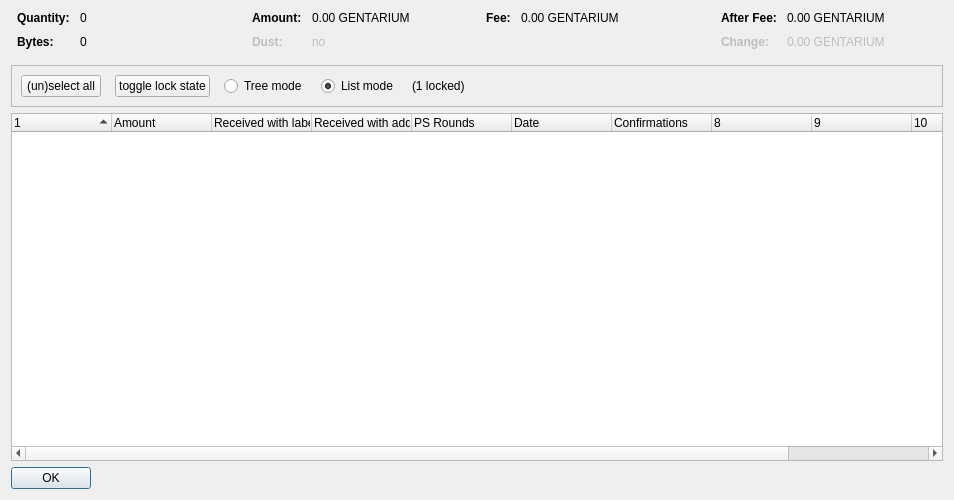
<?xml version="1.0" encoding="UTF-8"?>
<ui version="4.0">
 <class>CoinControlDialog</class>
 <widget class="QDialog" name="CoinControlDialog">
  <property name="geometry">
   <rect>
    <x>0</x>
    <y>0</y>
    <width>954</width>
    <height>500</height>
   </rect>
  </property>
  <property name="windowTitle">
   <string>Coin Selection</string>
  </property>
  <layout class="QVBoxLayout" name="verticalLayout">
   <item>
    <layout class="QHBoxLayout" name="horizontalLayoutTop" stretch="0,0,0,0">
     <property name="topMargin">
      <number>0</number>
     </property>
     <property name="bottomMargin">
      <number>10</number>
     </property>
     <item>
      <layout class="QFormLayout" name="formLayoutCoinControl1">
       <property name="horizontalSpacing">
        <number>10</number>
       </property>
       <property name="verticalSpacing">
        <number>10</number>
       </property>
       <property name="leftMargin">
        <number>6</number>
       </property>
       <property name="rightMargin">
        <number>6</number>
       </property>
       <item row="0" column="0">
        <widget class="QLabel" name="labelCoinControlQuantityText">
         <property name="font">
          <font>
           <weight>75</weight>
           <bold>true</bold>
          </font>
         </property>
         <property name="text">
          <string>Quantity:</string>
         </property>
        </widget>
       </item>
       <item row="0" column="1">
        <widget class="QLabel" name="labelCoinControlQuantity">
         <property name="cursor">
          <cursorShape>IBeamCursor</cursorShape>
         </property>
         <property name="contextMenuPolicy">
          <enum>Qt::ActionsContextMenu</enum>
         </property>
         <property name="text">
          <string notr="true">0</string>
         </property>
         <property name="textInteractionFlags">
          <set>Qt::LinksAccessibleByMouse|Qt::TextSelectableByKeyboard|Qt::TextSelectableByMouse</set>
         </property>
        </widget>
       </item>
       <item row="1" column="0">
        <widget class="QLabel" name="labelCoinControlBytesText">
         <property name="font">
          <font>
           <weight>75</weight>
           <bold>true</bold>
          </font>
         </property>
         <property name="text">
          <string>Bytes:</string>
         </property>
        </widget>
       </item>
       <item row="1" column="1">
        <widget class="QLabel" name="labelCoinControlBytes">
         <property name="cursor">
          <cursorShape>IBeamCursor</cursorShape>
         </property>
         <property name="contextMenuPolicy">
          <enum>Qt::ActionsContextMenu</enum>
         </property>
         <property name="text">
          <string notr="true">0</string>
         </property>
         <property name="textInteractionFlags">
          <set>Qt::LinksAccessibleByMouse|Qt::TextSelectableByKeyboard|Qt::TextSelectableByMouse</set>
         </property>
        </widget>
       </item>
      </layout>
     </item>
     <item>
      <layout class="QFormLayout" name="formLayoutCoinControl2">
       <property name="horizontalSpacing">
        <number>10</number>
       </property>
       <property name="verticalSpacing">
        <number>10</number>
       </property>
       <property name="leftMargin">
        <number>6</number>
       </property>
       <property name="rightMargin">
        <number>6</number>
       </property>
       <item row="0" column="0">
        <widget class="QLabel" name="labelCoinControlAmountText">
         <property name="font">
          <font>
           <weight>75</weight>
           <bold>true</bold>
          </font>
         </property>
         <property name="text">
          <string>Amount:</string>
         </property>
        </widget>
       </item>
       <item row="0" column="1">
        <widget class="QLabel" name="labelCoinControlAmount">
         <property name="cursor">
          <cursorShape>IBeamCursor</cursorShape>
         </property>
         <property name="contextMenuPolicy">
          <enum>Qt::ActionsContextMenu</enum>
         </property>
         <property name="text">
          <string notr="true">0.00 GENTARIUM</string>
         </property>
         <property name="textInteractionFlags">
          <set>Qt::LinksAccessibleByMouse|Qt::TextSelectableByKeyboard|Qt::TextSelectableByMouse</set>
         </property>
        </widget>
       </item>
       <item row="1" column="0">
        <widget class="QLabel" name="labelCoinControlLowOutputText">
         <property name="enabled">
          <bool>false</bool>
         </property>
         <property name="font">
          <font>
           <weight>75</weight>
           <bold>true</bold>
          </font>
         </property>
         <property name="text">
          <string>Dust:</string>
         </property>
        </widget>
       </item>
       <item row="1" column="1">
        <widget class="QLabel" name="labelCoinControlLowOutput">
         <property name="enabled">
          <bool>false</bool>
         </property>
         <property name="cursor">
          <cursorShape>IBeamCursor</cursorShape>
         </property>
         <property name="contextMenuPolicy">
          <enum>Qt::ActionsContextMenu</enum>
         </property>
         <property name="text">
          <string notr="true">no</string>
         </property>
         <property name="textInteractionFlags">
          <set>Qt::LinksAccessibleByMouse|Qt::TextSelectableByKeyboard|Qt::TextSelectableByMouse</set>
         </property>
        </widget>
       </item>
      </layout>
     </item>
     <item>
      <layout class="QFormLayout" name="formLayoutCoinControl3">
       <property name="horizontalSpacing">
        <number>10</number>
       </property>
       <property name="verticalSpacing">
        <number>10</number>
       </property>
       <property name="leftMargin">
        <number>6</number>
       </property>
       <property name="rightMargin">
        <number>6</number>
       </property>
       <item row="0" column="0">
        <widget class="QLabel" name="labelCoinControlFeeText">
         <property name="font">
          <font>
           <weight>75</weight>
           <bold>true</bold>
          </font>
         </property>
         <property name="text">
          <string>Fee:</string>
         </property>
        </widget>
       </item>
       <item row="0" column="1">
        <widget class="QLabel" name="labelCoinControlFee">
         <property name="cursor">
          <cursorShape>IBeamCursor</cursorShape>
         </property>
         <property name="contextMenuPolicy">
          <enum>Qt::ActionsContextMenu</enum>
         </property>
         <property name="text">
          <string notr="true">0.00 GENTARIUM</string>
         </property>
         <property name="textInteractionFlags">
          <set>Qt::LinksAccessibleByMouse|Qt::TextSelectableByKeyboard|Qt::TextSelectableByMouse</set>
         </property>
        </widget>
       </item>
      </layout>
     </item>
     <item>
      <layout class="QFormLayout" name="formLayoutCoinControl4">
       <property name="horizontalSpacing">
        <number>10</number>
       </property>
       <property name="verticalSpacing">
        <number>10</number>
       </property>
       <property name="leftMargin">
        <number>6</number>
       </property>
       <property name="rightMargin">
        <number>6</number>
       </property>
       <item row="0" column="0">
        <widget class="QLabel" name="labelCoinControlAfterFeeText">
         <property name="font">
          <font>
           <weight>75</weight>
           <bold>true</bold>
          </font>
         </property>
         <property name="text">
          <string>After Fee:</string>
         </property>
        </widget>
       </item>
       <item row="0" column="1">
        <widget class="QLabel" name="labelCoinControlAfterFee">
         <property name="cursor">
          <cursorShape>IBeamCursor</cursorShape>
         </property>
         <property name="contextMenuPolicy">
          <enum>Qt::ActionsContextMenu</enum>
         </property>
         <property name="text">
          <string notr="true">0.00 GENTARIUM</string>
         </property>
         <property name="textInteractionFlags">
          <set>Qt::LinksAccessibleByMouse|Qt::TextSelectableByKeyboard|Qt::TextSelectableByMouse</set>
         </property>
        </widget>
       </item>
       <item row="1" column="0">
        <widget class="QLabel" name="labelCoinControlChangeText">
         <property name="enabled">
          <bool>false</bool>
         </property>
         <property name="font">
          <font>
           <weight>75</weight>
           <bold>true</bold>
          </font>
         </property>
         <property name="text">
          <string>Change:</string>
         </property>
        </widget>
       </item>
       <item row="1" column="1">
        <widget class="QLabel" name="labelCoinControlChange">
         <property name="enabled">
          <bool>false</bool>
         </property>
         <property name="cursor">
          <cursorShape>IBeamCursor</cursorShape>
         </property>
         <property name="contextMenuPolicy">
          <enum>Qt::ActionsContextMenu</enum>
         </property>
         <property name="text">
          <string notr="true">0.00 GENTARIUM</string>
         </property>
         <property name="textInteractionFlags">
          <set>Qt::LinksAccessibleByMouse|Qt::TextSelectableByKeyboard|Qt::TextSelectableByMouse</set>
         </property>
        </widget>
       </item>
      </layout>
     </item>
    </layout>
   </item>
   <item>
    <widget class="QFrame" name="frame">
     <property name="minimumSize">
      <size>
       <width>0</width>
       <height>40</height>
      </size>
     </property>
     <property name="frameShape">
      <enum>QFrame::StyledPanel</enum>
     </property>
     <property name="frameShadow">
      <enum>QFrame::Sunken</enum>
     </property>
     <layout class="QHBoxLayout" name="horizontalLayout">
      <item>
       <layout class="QHBoxLayout" name="horizontalLayoutPanel" stretch="0,0,0,0,0,0">
        <property name="spacing">
         <number>14</number>
        </property>
        <item>
         <widget class="QPushButton" name="pushButtonSelectAll">
          <property name="sizePolicy">
           <sizepolicy hsizetype="Maximum" vsizetype="Fixed">
            <horstretch>0</horstretch>
            <verstretch>0</verstretch>
           </sizepolicy>
          </property>
          <property name="text">
           <string>(un)select all</string>
          </property>
          <property name="autoDefault">
           <bool>false</bool>
          </property>
         </widget>
        </item>
        <item>
         <widget class="QPushButton" name="pushButtonToggleLock">
          <property name="sizePolicy">
           <sizepolicy hsizetype="Maximum" vsizetype="Fixed">
            <horstretch>0</horstretch>
            <verstretch>0</verstretch>
           </sizepolicy>
          </property>
          <property name="text">
           <string>toggle lock state</string>
          </property>
          <property name="autoDefault">
           <bool>false</bool>
          </property>
         </widget>
        </item>
        <item>
         <widget class="QRadioButton" name="radioTreeMode">
          <property name="sizePolicy">
           <sizepolicy hsizetype="Maximum" vsizetype="Fixed">
            <horstretch>0</horstretch>
            <verstretch>0</verstretch>
           </sizepolicy>
          </property>
          <property name="text">
           <string>Tree mode</string>
          </property>
         </widget>
        </item>
        <item>
         <widget class="QRadioButton" name="radioListMode">
          <property name="sizePolicy">
           <sizepolicy hsizetype="Maximum" vsizetype="Fixed">
            <horstretch>0</horstretch>
            <verstretch>0</verstretch>
           </sizepolicy>
          </property>
          <property name="text">
           <string>List mode</string>
          </property>
          <property name="checked">
           <bool>true</bool>
          </property>
         </widget>
        </item>
        <item>
         <widget class="QLabel" name="labelLocked">
          <property name="text">
           <string>(1 locked)</string>
          </property>
         </widget>
        </item>
        <item>
         <spacer name="horizontalSpacer">
          <property name="orientation">
           <enum>Qt::Horizontal</enum>
          </property>
          <property name="sizeHint" stdset="0">
           <size>
            <width>40</width>
            <height>20</height>
           </size>
          </property>
         </spacer>
        </item>
       </layout>
      </item>
     </layout>
    </widget>
   </item>
   <item>
    <widget class="CoinControlTreeWidget" name="treeWidget">
     <property name="contextMenuPolicy">
      <enum>Qt::CustomContextMenu</enum>
     </property>
     <property name="sortingEnabled">
      <bool>false</bool>
     </property>
     <property name="columnCount">
      <number>11</number>
     </property>
     <attribute name="headerShowSortIndicator" stdset="0">
      <bool>true</bool>
     </attribute>
     <attribute name="headerStretchLastSection">
      <bool>false</bool>
     </attribute>
     <column>
      <property name="text">
       <string/>
      </property>
     </column>
     <column>
      <property name="text">
       <string>Amount</string>
      </property>
     </column>
     <column>
      <property name="text">
       <string>Received with label</string>
      </property>
     </column>
     <column>
      <property name="text">
       <string>Received with address</string>
      </property>
     </column>
     <column>
      <property name="text">
       <string>PS Rounds</string>
      </property>
     </column>
     <column>
      <property name="text">
       <string>Date</string>
      </property>
     </column>
     <column>
      <property name="text">
       <string>Confirmations</string>
      </property>
      <property name="toolTip">
       <string>Confirmed</string>
      </property>
     </column>
     <column>
      <property name="text">
       <string/>
      </property>
     </column>
     <column>
      <property name="text">
       <string/>
      </property>
     </column>
     <column>
      <property name="text">
       <string/>
      </property>
     </column>
     <column>
      <property name="text">
       <string/>
      </property>
     </column>
    </widget>
   </item>
   <item>
    <widget class="QDialogButtonBox" name="buttonBox">
     <property name="sizePolicy">
      <sizepolicy hsizetype="Maximum" vsizetype="Fixed">
       <horstretch>0</horstretch>
       <verstretch>0</verstretch>
      </sizepolicy>
     </property>
     <property name="orientation">
      <enum>Qt::Horizontal</enum>
     </property>
     <property name="standardButtons">
      <set>QDialogButtonBox::Ok</set>
     </property>
    </widget>
   </item>
  </layout>
 </widget>
 <customwidgets>
  <customwidget>
   <class>CoinControlTreeWidget</class>
   <extends>QTreeWidget</extends>
   <header>coincontroltreewidget.h</header>
  </customwidget>
 </customwidgets>
 <resources/>
 <connections/>
</ui>
